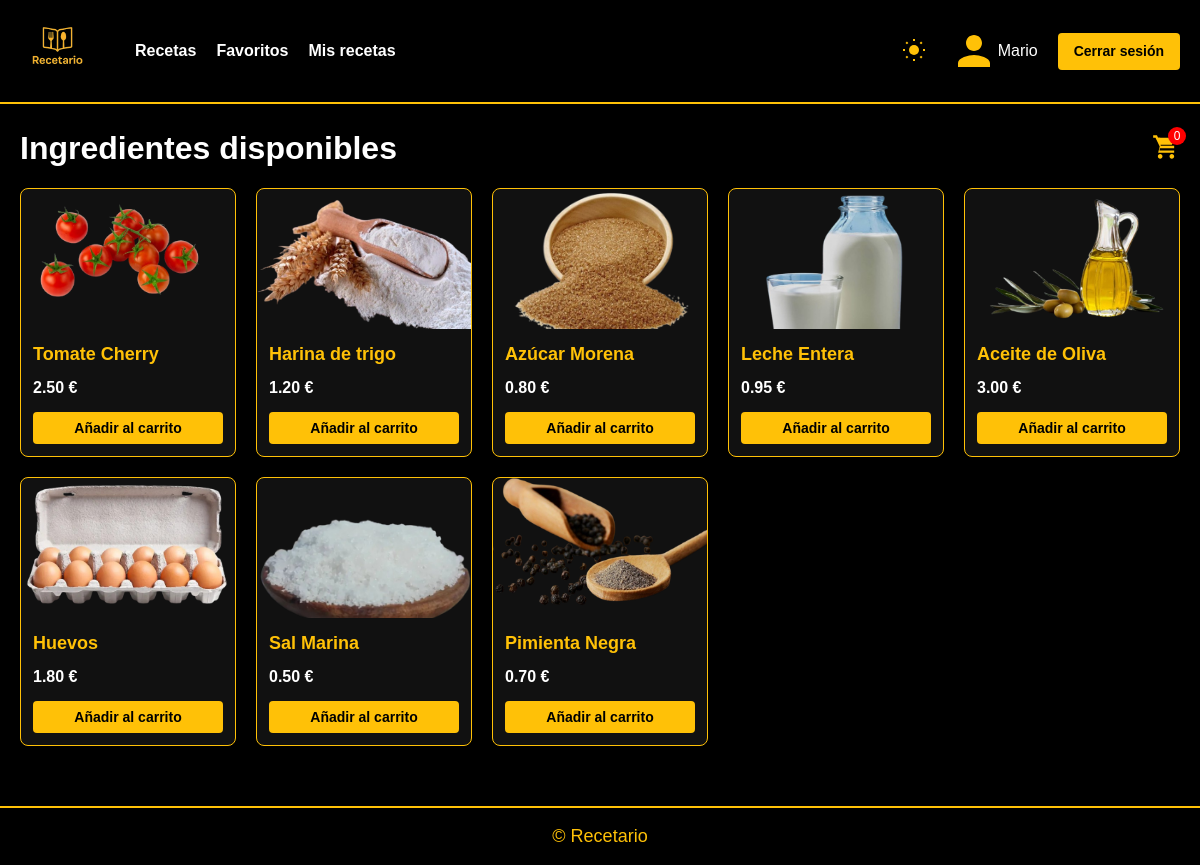
/ingredientes (signed in), run on the app's committed database.
### recetario/models.py (models this page shows, shortened)
class Usuario(db.Model):
    id = db.Column(db.Integer, primary_key=True)
    username = db.Column(db.String(50), unique=True, nullable=False)
    email    = db.Column(db.String(120), unique=True, nullable=False)
    password = db.Column(db.String(100), nullable=False)
    recetas_guardadas = db.relationship(
        'Receta',
        secondary=usuario_receta,
        backref=db.backref('usuarios', lazy='dynamic'),
        lazy='dynamic'
    )
    mis_recetas = db.relationship(
        'Receta',
        back_populates='creador',
        lazy='dynamic'
    )

class Ingrediente(db.Model):
    __tablename__ = 'ingrediente'
    id              = db.Column(db.Integer, primary_key=True)
    nombre          = db.Column(db.String(100), unique=True, nullable=False)
    precio          = db.Column(db.Numeric(precision=8, scale=2), nullable=False)
    imagen_filename = db.Column(db.String(100), nullable=True)

### recetario/routes.py (the view)
@main_bp.route('/ingredientes')
def ver_ingredientes():
    if g.user is None:  # Validación de autenticación
        flash('Necesitas iniciar sesión para ver los ingredientes.', 'error')
        return redirect(url_for('main.iniciar_sesion'))
    ingredientes = Ingrediente.query.all()  # Consulta todos los ingredientes
    return render_template('ingredientes.html', ingredientes=ingredientes)

### recetario/routes.py (called while the page is built)
@main_bp.before_app_request
def load_logged_in_user():
    user_id = session.get('user_id')
    g.user = Usuario.query.get(user_id) if user_id else None

@main_bp.app_context_processor
def inject_user():
    return dict(current_user=g.user)

### recetario/templates/ingredientes.html (shortened to what this page needs)
{% extends 'base.html' %}
{% block content %}
  <div class="page-header-with-cart">
    <h1 class="page-title">Ingredientes disponibles</h1>
    <button id="cart-toggle" class="btn-cart">
      <span id="cart-count" class="cart-count">0</span>
    </button>
  </div>
  {% if ingredientes %}
    <div class="cards-grid ingredientes-grid">
      {% for ing in ingredientes %}
      <div class="card ing-card" data-id="{{ ing.id }}" data-nombre="{{ ing.nombre }}" data-precio="{{ ing.precio }}">
        {% if ing.imagen_filename %}
          <img src="{{ url_for('static', filename='images/' ~ ing.imagen_filename) }}"
               alt="{{ ing.nombre }}" class="card-img ing-thumb">
        {% else %}
          <div class="card-img ing-thumb placeholder"></div>
        {% endif %}
        <div class="card-body">
          <h2 class="ing-name">{{ ing.nombre }}</h2>
          <p class="ing-price">{{ ing.precio }} €</p>
          <button type="button" class="btn btn-add-ing" data-id="{{ ing.id }}">
            Añadir al carrito
          </button>
        </div>
      </div>
      {% endfor %}
    </div>
  {% else %}
    <p class="no-ingredients">No hay ingredientes disponibles.</p>
  {% endif %}
{% endblock %}

### recetario/templates/base.html (shortened to what this page needs)
<!DOCTYPE html>
<html lang="es">
  <head>
    <link
      rel="stylesheet"
      href="https://cdn.jsdelivr.net/npm/@yaireo/tagify/dist/tagify.css"
    />
    <link
      rel="stylesheet"
      href="{{ url_for('static', filename='styles.css') }}"
    />
  </head>
  <body>
    <header>
      <div class="container header-content">
        <div class="left-items">
          <a href="{{ url_for('main.index') }}" class="logo">
            <img
              src="{{ url_for('static', filename='images/Logotipo.png') }}"
              alt="Recetario Logo"
            />
          </a>
          <nav class="nav-menu">
            <a
              href="{{ url_for('main.index') }}"
              class="nav-link {% if request.endpoint=='main.index' %}active{% endif %}"
              >Recetas</a
            >
            <a
              href="{{ url_for('main.favoritos') }}"
              class="nav-link {% if request.endpoint=='main.favoritos' %}active{% endif %}"
              >Favoritos</a
            >
            <a
              href="{{ url_for('main.mis_recetas') }}"
              class="nav-link {% if request.endpoint=='main.mis_recetas' %}active{% endif %}"
              >Mis recetas</a
            >
          </nav>
        </div>
        <div class="right-items">
          <button
            id="theme-toggle"
            class="theme-toggle"
            aria-label="Cambiar tema"
          >
          </button>
          {% if current_user %}
          <span class="user-greeting">
            <svg
              xmlns="http://www.w3.org/2000/svg"
              width="48"
              height="48"
              id="avatar"
            >
              <path
                d="M24 8c-4.42 0-8 3.58-8 8 0 4.41 3.58 8 8 8s8-3.59 8-8c0-4.42-3.58-8-8-8zm0 20c-5.33 0-16 2.67-16 8v4h32v-4c0-5.33-10.67-8-16-8z"
              ></path>
              <path fill="none" d="M0 0h48v48H0z"></path>
            </svg>
            {{ current_user.username }}
          </span>
          <a href="{{ url_for('main.cerrar_sesion') }}" class="btn"
            >Cerrar sesión</a
          >
          {% else %}
          <a href="{{ url_for('main.iniciar_sesion') }}" class="btn"
            >Iniciar sesión</a
          >
          {% endif %}
        </div>
      </div>
    </header>
    <div class="container">{% block content %}{% endblock %}</div>
    <footer>&copy; {{ current_year }} Recetario</footer>
  </body>
</html>

### recetario/static/styles.css (style rules this page uses)
:root { --bg: #000; --text: #fff; --card-bg: #111; --input-bg: #111; --border: #ffc107; --accent: #ffc107; --btn-text: #000; --alert-bg: #222; --alert-text: #ffc107; }
* { box-sizing: border-box; margin: 0; padding: 0; }
body { font-family: Arial, sans-serif; background-color: var(--bg); color: var(--text); line-height: 1.5; }
.container { max-width: 1300px; margin: 0 auto; padding: 20px; }
header { position: relative; background-color: var(--bg); border-bottom: 2px solid var(--border); }
header .header-content { display: flex; align-items: center; justify-content: space-between; padding: 10px 20px; }
.left-items { display: flex; align-items: center; gap: 40px; }
.logo img { height: 75px; }
.nav-menu { display: flex; gap: 20px; }
.nav-link { color: var(--text); text-decoration: none; padding: 8px 0; position: relative; font-weight: bold; }
.right-items { display: flex; align-items: center; gap: 20px; }
.user-greeting { display: flex; align-items: center; fill: var(--accent); }
.theme-toggle { background: none; border: none; padding: 4px; cursor: pointer; color: var(--accent); }
.theme-toggle .icon-sun, .theme-toggle .icon-moon { width: 24px; height: 24px; }
.btn { display: inline-block; background-color: var(--accent); color: var(--btn-text); border: none; padding: 8px 16px; border-radius: 4px; font-weight: bold; text-decoration: none; text-align: center; cursor: pointer; transition: background-color 0.2s; font-size: 14px; }
.cards-grid { display: grid; gap: 20px; grid-template-columns: repeat(auto-fill, minmax(250px, 1fr)); }
.card { background: var(--card-bg); border: 1px solid var(--border); border-radius: 8px; overflow: hidden; display: flex; flex-direction: column; transition: transform 0.2s, box-shadow 0.2s; }
.card-img { width: 100%; height: 160px; object-fit: cover; }
.card-body { padding: 16px; display: flex; flex-direction: column; flex: 1; }
.ingredientes-grid { display: grid; gap: 20px; grid-template-columns: repeat(auto-fill, minmax(200px, 1fr)); margin-top: 16px; }
.ing-card { background: var(--card-bg); border: 1px solid var(--border); border-radius: 8px; overflow: hidden; display: flex; flex-direction: column; transition: transform 0.2s, box-shadow 0.2s; }
.ing-thumb { width: 100%; height: 140px; object-fit: cover; flex-shrink: 0; }
.ing-card .card-body { padding: 12px; flex: 1; display: flex; flex-direction: column; justify-content: space-between; }
.ing-name { margin: 0 0 8px; font-size: 18px; color: var(--accent); }
.ing-price { margin: 0 0 12px; font-size: 16px; font-weight: bold; color: var(--text); }
.page-header-with-cart { display: flex; align-items: center; justify-content: space-between; }
.btn-cart { position: relative; background: none; border: none; cursor: pointer; }
.btn-cart svg { fill: var(--accent); width: 28px; height: 28px; }
.cart-count { position: absolute; top: -6px; right: -6px; background: red; color: #fff; font-size: 12px; width: 18px; height: 18px; border-radius: 50%; display: flex; align-items: center; justify-content: center; }
footer { text-align: center; padding: 15px 0; background-color: var(--bg); color: var(--alert-text); font-size: 18px; border-top: 2px solid var(--border); margin-top: 40px; }

### data on the page
Usuario: username "Mario"
Ingrediente: imagen_filename (picture), nombre "Tomate Cherry", precio "2.50"
Ingrediente: imagen_filename (picture), nombre "Harina de trigo", precio "1.20"
Ingrediente: imagen_filename (picture), nombre "Azúcar Morena", precio "0.80"
Ingrediente: imagen_filename (picture), nombre "Leche Entera", precio "0.95"
Ingrediente: imagen_filename (picture), nombre "Aceite de Oliva", precio "3.00"
Ingrediente: imagen_filename (picture), nombre "Huevos", precio "1.80"
Ingrediente: imagen_filename (picture), nombre "Sal Marina", precio "0.50"
Ingrediente: imagen_filename (picture), nombre "Pimienta Negra", precio "0.70"
